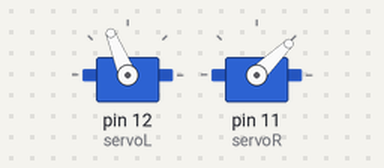
The sketch below on a simulated Arduino Uno, built with avr-gcc and run on an emulated ATmega328P. On the bench: 2 × servo. At 34.7 s the program stops and its outputs stay as they are.

Above: at 0.1 s.
At 16.1 s:
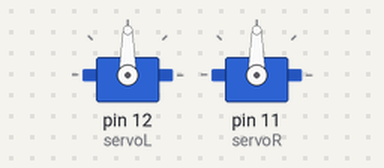
At 25.0 s:
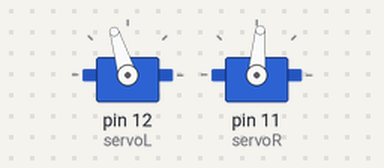
At 33.5 s:
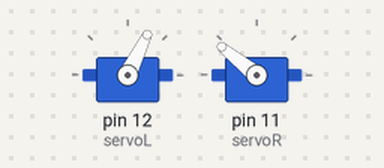
Timing chart, 0 to 35.0 s (numbered marks = the images above):
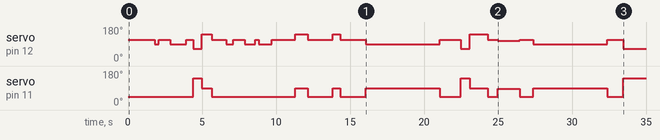

The sketch:

Robot_Navigation.ino
```cpp
//ROBOT NAVIGATION
//STUDENT: Austin Frasier
//Due Date: 3/21/2019
//This sketch is a required assignment for ENSC 1411 at HBU

//DESCRIPTION: This sketch provides code in the Arduino IDE langue to allow an Arduino-based
//servo-driven mobile robot to navigate a series of seven Cybersecurity Threats, achieved by pushing Husky
//objects around a field comprised of the HBU campus and various waypoints.

//ORANIZATION: This sketch is comprised of the following sections:
//1. Setup: includes required servo library, assigns motors, and begins serial monitor.
//2. Loop: main routine that performs the seven missions in order
//3. Mission library: top-level navigation commands, includes pauses for re-alignment
//4. Navigation commands: library of low-level navigation commands

//REVISION HISTORY
// 3/7/2019 Initial creation of code
// 3/11/2019 Setup of DDOS and PhishingAttack libraries
// 3/19/2019 Worked on remaining mission Libraries
// 3/21/2019 Finished commenting

//*****************
// 1. SETUP
//*****************

#include <Servo.h> //include required servo library

Servo servoL;  //define left servo as servoL
Servo servoR; //define Right servo as servoR


void setup(){
  Serial.begin(9600); //begin serial monitor at 9600 baud rate
  servoL.attach(12); //attach servoL to Analog Pin 12 for servo control
  servoR.attach(11); //attach ServoR to Analog pin 11 for servo control
}

//**************
//2. LOOP -- main program loop
//**************

void loop(){
    DDos();  // Runs DDos library
    PhishingAttack();  // Runs PhishingAttack library
    NetworkIntrusion(); // Runs NetworkIntrusion library
    RansomwareAttack(); // Runs RansomwareAttack Library
    BotnetInfection(); // Runs BotnetInfection Library
    SpywareInfection(); // Runs SpywareInfection library
    //IdentityTheft(); // Runs IdentityTheft library

    exit(0);
}

//****************
//3. MISSION LIBRARY
//****************

// Delays tell you how long the function called is ran for in milliseconds

// 3.1 individual navigation commands for distributed denial of service mission

  void DDos()
  {
  forward();
  delay(1800);
  left_turn();
  delay(270);
  forward();
  delay(800);
  left_turn();
  delay(1050);
  forward();
  delay(475);
  }
// 3.2 individual navigation commands for PhishingAttack Mission
  void PhishingAttack()
  {
  backward();
  delay(600);
  right_turn();
  delay(650);
  forward();
  delay(1000);
  left_turn();
  delay(450);
  forward();
  delay(800);
  left_turn();
  delay(700);
  forward();
  delay(250);
  left_turn();
  delay(850);
  forward();
  delay(1600);
  right_turn();
  delay(850);
  forward();
  delay(1700);
  right_turn();
  delay(500);
  forward();
  delay(1700);
  off();
  delay(5000);
  }
// 3.3 individual navigation commands for NetworkIntrusion Mission
  void NetworkIntrusion()
  {
  forward();
  delay(1450);
  }
// 3.4 individual navigation commands for RansomwareAttack Mission
  void RansomwareAttack()
  {
  backward();
  delay(600);
  right_turn();
  delay(1200);
  forward();
  delay(675);
  slow_right();
  delay(1500);
  forward();
  delay(900);
  off();
  delay(5000);
  }
// 3.5 individual navigation commands for BotnetInfection Mission
  void BotnetInfection()
  {

  }
// 3.6 individual navigation commands for SpywareInfection Mission
  void SpywareInfection()
  {
  forward();
  delay(1100);
  backward();
  delay(1200);
  }
// 3.7 indivdual navigation commands for IdentityTheft Mission
  void IdentityTheft()
  {

  }

//****************
// 4. NAVIGATION COMMANDS
//****************

void forward()  // moves robot forward at max speed
{
  servoL.writeMicroseconds(1700); // sets the left motor to turn a little less than max speed (this motor is stronger than the right one)
  servoR.writeMicroseconds(1000); // sets the right motor to turn a max speed
}

void backward()  // moves robot backwards at max speed
{
  servoL.writeMicroseconds(1200); // sets the left motor to turn at little less than max speed in opposite direction
  servoR.writeMicroseconds(2000); // set the right motor to turn at max speed in opposite direction
}

void right_turn() //makes robot rotate without moving in any direction to the right
{
  servoL.writeMicroseconds(2000); // sets left motor to max speed
  servoR.writeMicroseconds(1470); // sets right motor off
}

void left_turn() // rotates robot to the left
{
  servoL.writeMicroseconds(1470); //Left motor is off
  servoR.writeMicroseconds(1000); // Right motor is on at max speed
}

void off() // stops all movement
{
  servoL.writeMicroseconds(1470); //Left motor off
  servoR.writeMicroseconds(1470); //Right motor off
}

void slow_forward() //moves the robot forward at a slower pace
  {
  servoL.writeMicroseconds(1600); // Left motor is on only 100 microseconds above off
  servoR.writeMicroseconds(1350); // Right motor is on only 150 microseconds below off
  }

void slow_right() // tunrs the robot to the right in a wide angle
  {
  servoL.writeMicroseconds(1650); // Left motor is slightly stronger than right motor
  servoR.writeMicroseconds(1420); // right motor is on but not to fast
  }

void slow_left() // turns the robot to the left in a wide angle
  {
  servoL.writeMicroseconds(1560); // Left motor is barely on
  servoR.writeMicroseconds(1380); // Right motor is stronger than the left motor
  }
```

Measured:
- by itself, servo on pin 12 (servoL): 112° → 90° at 1.8 s, → 112° 0.27 s later, → 90° 0.80 s later, → 112° 1.1 s later, … (27 changes in this stretch)
- by itself, servo on pin 11 (servoR): 44° → 141° at 4.4 s, → 90° 0.60 s later, → 44° 0.65 s later, → 90° 5.7 s later, … (17 changes in this stretch)
